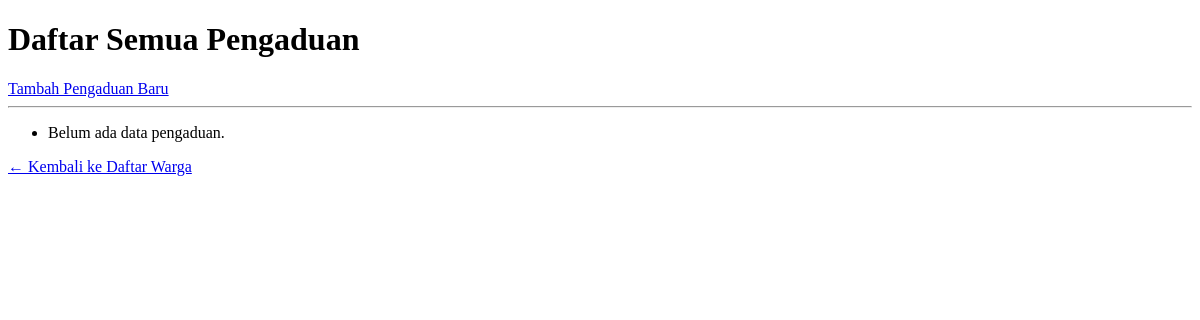
The page /warga/pengaduan/ on the database as committed earlier.
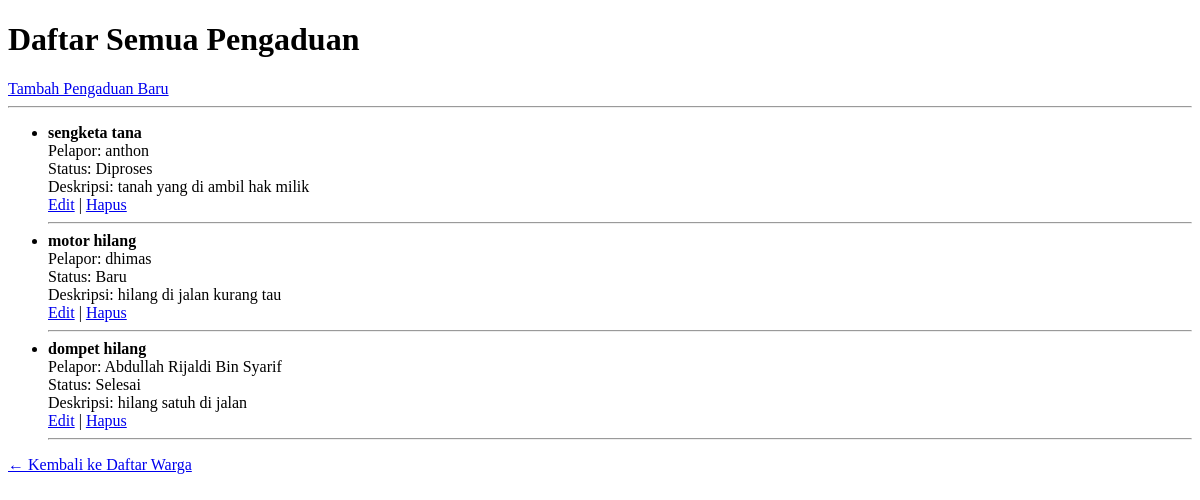
The same page on the database as committed later.
### warga/models.py (models this page shows, shortened)
class Pengaduan(models.Model):
    STATUS_CHOICES = [
        ('BARU', 'Baru'),
        ('DIPROSES', 'Diproses'),
        ('SELESAI', 'Selesai'),
    ]
    judul = models.CharField(max_length=200)
    deskripsi = models.TextField()
    status = models.CharField(max_length=10, choices=STATUS_CHOICES, default='BARU')
    tanggal_lapor = models.DateTimeField(auto_now_add=True)
    pelapor = models.ForeignKey(Warga, on_delete=models.CASCADE, related_name='pengaduan')

class Warga(models.Model):
    nik = models.CharField(max_length=16, unique=True, verbose_name="Nomor Induk Kependudukan")
    nama_lengkap = models.CharField(max_length=100, verbose_name="Nama Lengkap")
    alamat = models.TextField(verbose_name="Alamat Tinggal")
    no_telepon = models.CharField(max_length=15, blank=True, verbose_name="Nomor Telepon")
    tanggal_registrasi = models.DateTimeField(auto_now_add=True)

### warga/views.py (the view)
# urls.py: path('pengaduan/', PengaduanListView.as_view(), name='pengaduan_list'),
class PengaduanListView(ListView):
    model = Pengaduan
    template_name = 'warga/pengaduan_list.html'

### warga/templates/warga/pengaduan_list.html (shortened to what this page needs)
<!DOCTYPE html>
<html lang="en">
<head>
</head>
<body>
    <h1>Daftar Semua Pengaduan</h1>
    <a href="{% url 'pengaduan-tambah' %}">Tambah Pengaduan Baru</a>
    <hr>
    <ul>
        {% for pengaduan in object_list %}
            <li>
                <strong>{{ pengaduan.judul }}</strong><br>
                Pelapor: {{ pengaduan.pelapor.nama_lengkap }}<br>
                Status: {{ pengaduan.get_status_display }}<br>
                Deskripsi: {{ pengaduan.deskripsi }}<br>
                <a href="{% url 'pengaduan-edit' pengaduan.pk %}">Edit</a> |
                <a href="{% url 'pengaduan-hapus' pengaduan.pk %}">Hapus</a>
            </li>
            <hr>
        {% empty %}
            <li>Belum ada data pengaduan.</li>
        {% endfor %}
    </ul>
    <a href="{% url 'warga_list' %}">← Kembali ke Daftar Warga</a>
</body>
</html>

Rows that differ between the two databases and show on the page:
added Pengaduan: judul "sengketa tana", pelapor.nama_lengkap "anthon", status "Diproses", deskripsi "tanah yang di ambil hak milik"
added Pengaduan: judul "motor hilang", pelapor.nama_lengkap "dhimas", status "Baru", deskripsi "hilang di jalan kurang tau"
added Pengaduan: judul "dompet hilang", pelapor.nama_lengkap "Abdullah Rijaldi Bin Syarif", status "Selesai", deskripsi "hilang satuh di jalan"
Other text that changed with them:
text no longer shown: "Belum ada data pengaduan."
